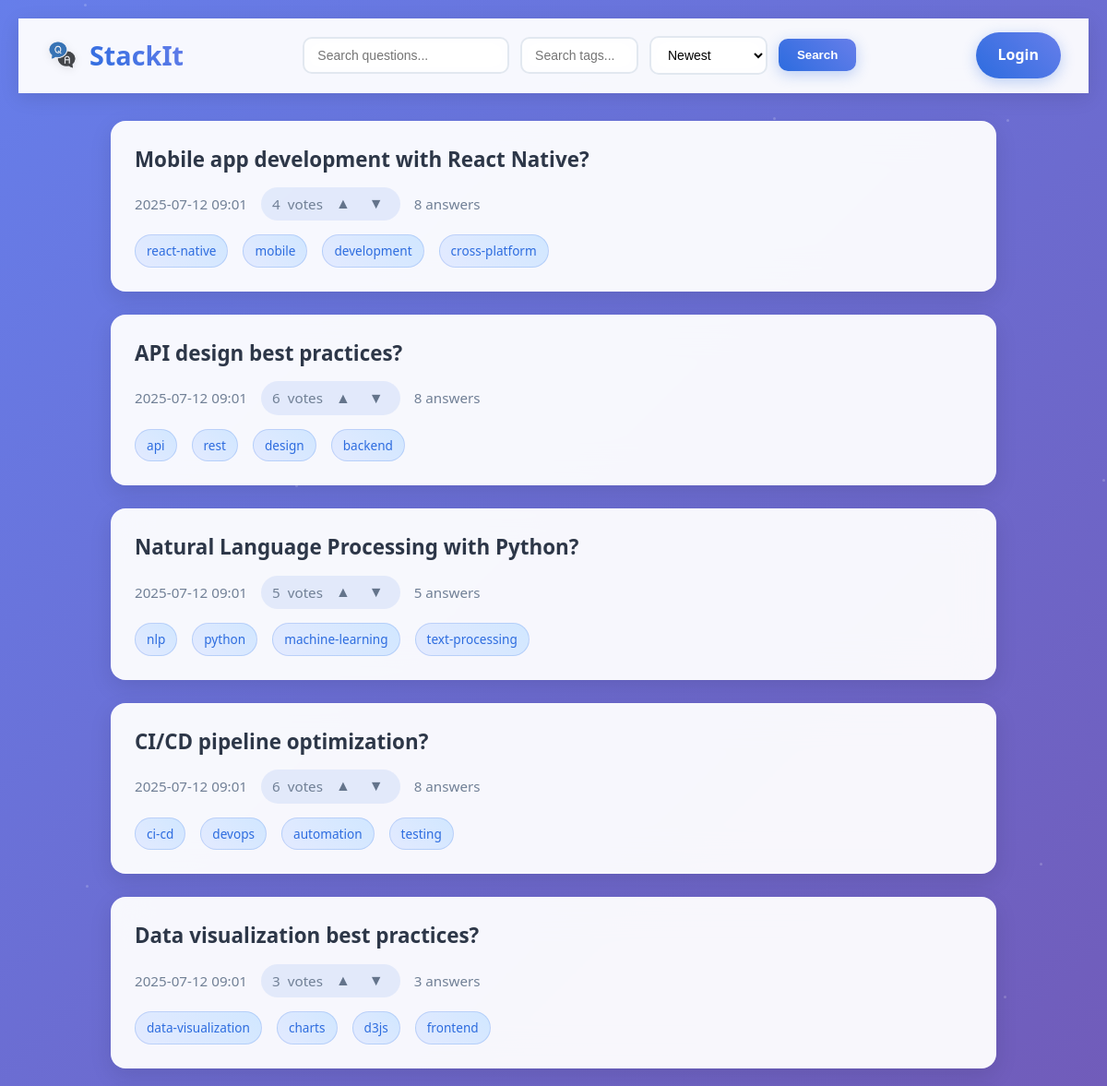
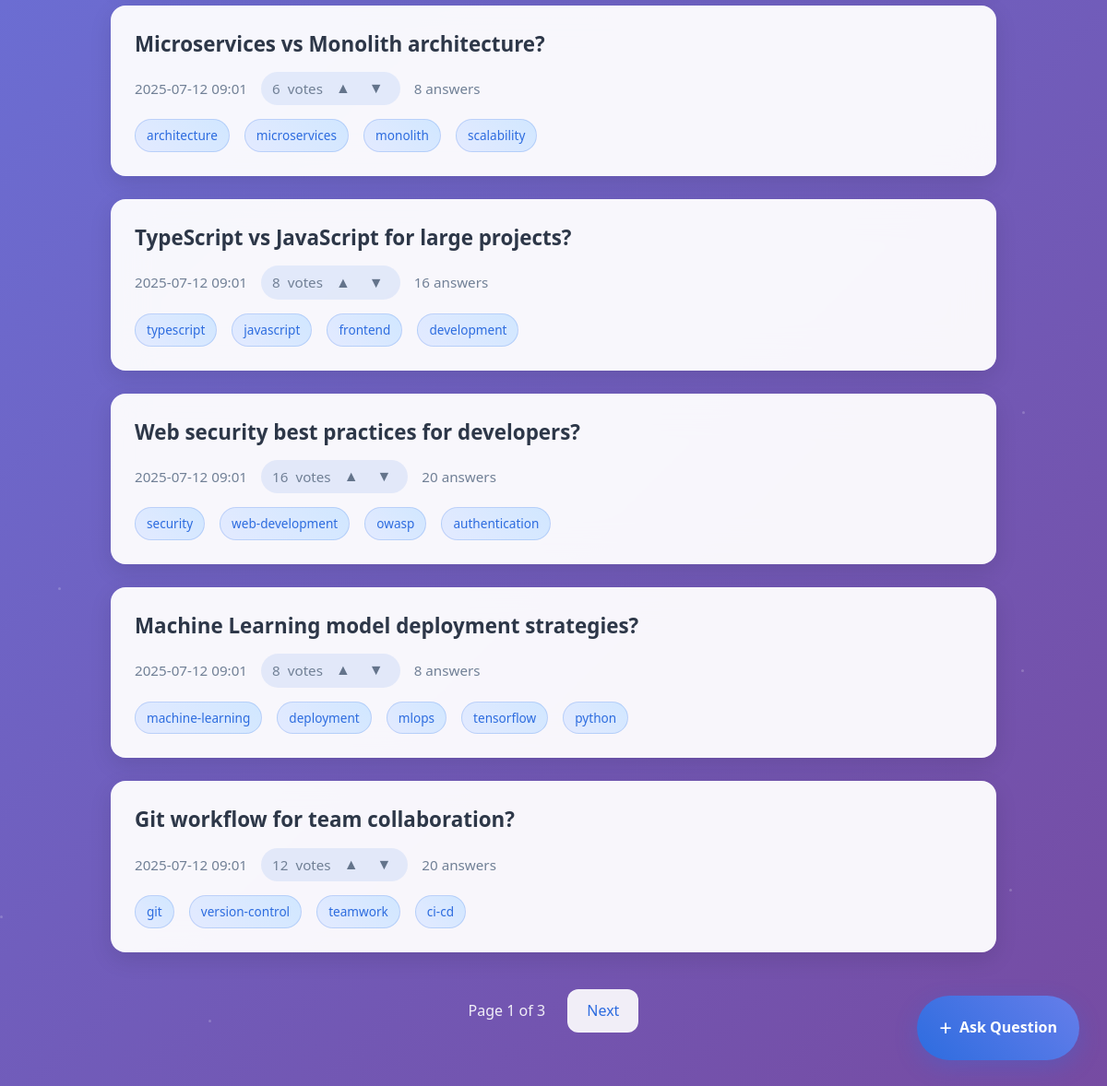
Before: / with the older database file (2 pictures, top to bottom).
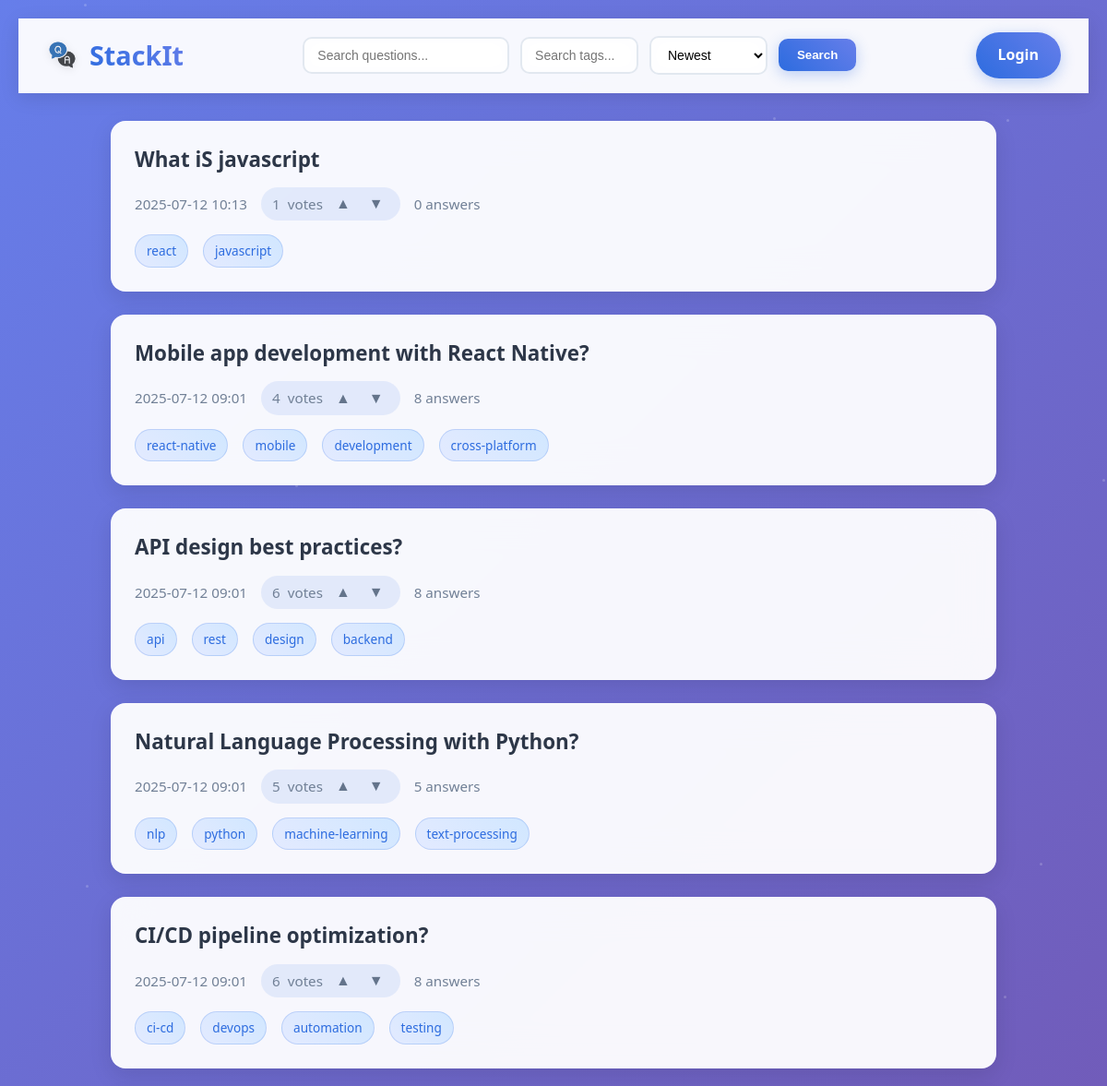
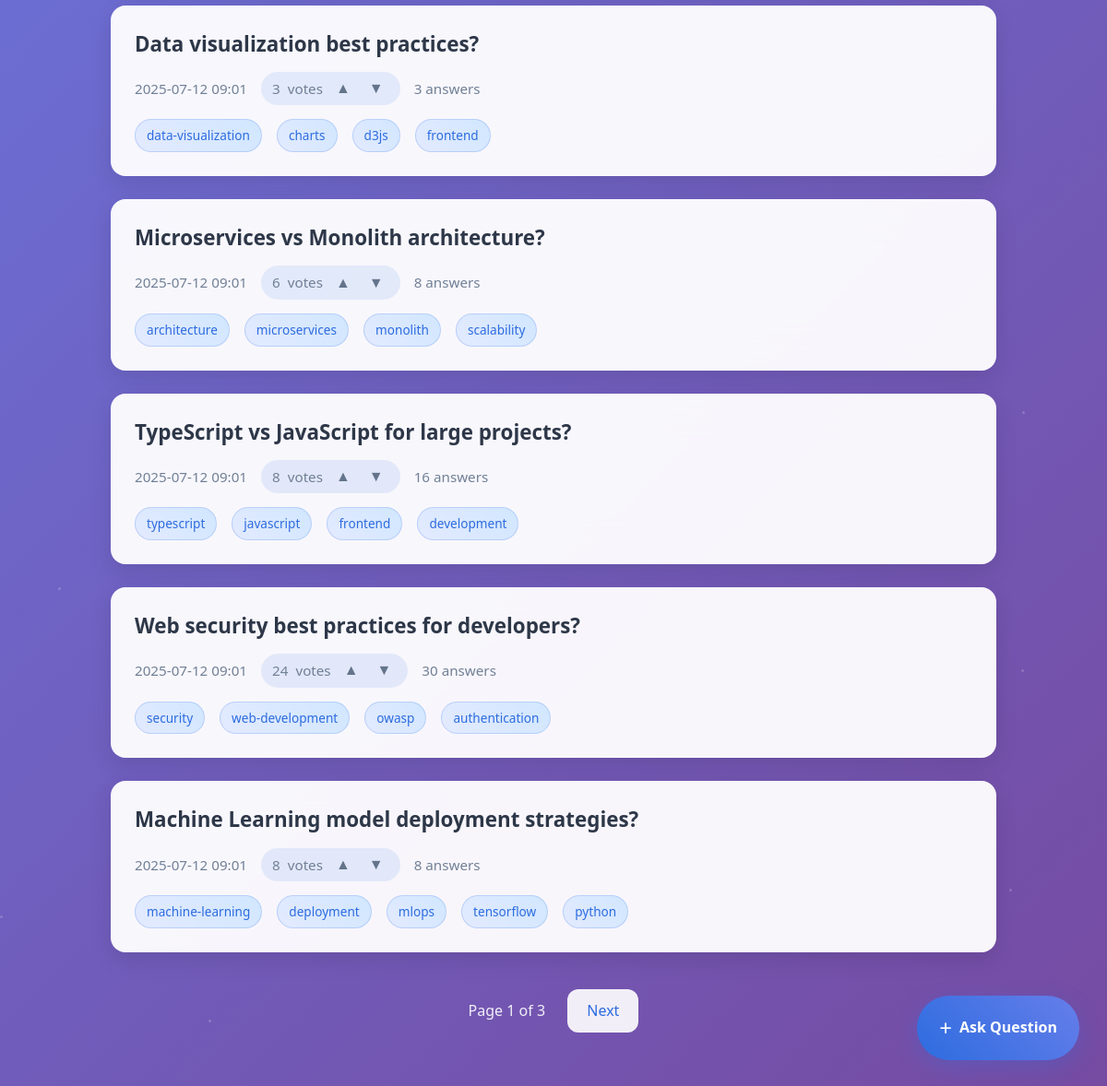
After: the same page with the newer database file (2 pictures, top to bottom).
### questions/models.py (models this page shows, shortened)
class Question(models.Model):
    title = models.CharField(max_length=200)
    description = models.TextField()  # Will store HTML from rich text editor
    author = models.ForeignKey(settings.AUTH_USER_MODEL, on_delete=models.CASCADE)
    created_at = models.DateTimeField(auto_now_add=True)
    tags = models.CharField(max_length=200)  # Comma-separated tags for simplicity

### accounts/views.py (the view, shortened to what this page needs)
# urls.py: path('', landing, name='landing'),
def landing(request):
    q = request.GET.get('q', '')
    tag = request.GET.get('tag', '')
    sort = request.GET.get('sort', 'new')
    questions = Question.objects.all()  # type: ignore
    if q:
        questions = questions.filter(title__icontains=q)
    if tag:
        questions = questions.filter(tags__icontains=tag)
    questions = questions.annotate(
        upvotes=Coalesce(Sum('vote__value', filter=Q(vote__vote_type='question', vote__value=1)), V(0)),
        downvotes=Coalesce(Sum('vote__value', filter=Q(vote__vote_type='question', vote__value=-1)), V(0)),
        answer_count=Coalesce(Count('answers'), V(0))
    )
    if sort == 'new':
        questions = questions.order_by('-created_at')
    elif sort == 'old':
        questions = questions.order_by('created_at')
    elif sort == 'upvotes':
        questions = questions.order_by('-upvotes')
    elif sort == 'downvotes':
        questions = questions.order_by('upvotes')
    paginator = Paginator(questions, 10)
    page_number = request.GET.get('page')
    questions_page = paginator.get_page(page_number)
    for question in questions_page:
        question.net_votes = question.upvotes + question.downvotes
        print(f"Question {question.id}: upvotes={question.upvotes}, downvotes={question.downvotes}, net_votes={question.net_votes}")
    for q in questions_page:
        q.tags_list = [t.strip() for t in q.tags.split(',') if t.strip()]
    querystring = ''
    for key in ['q', 'tag', 'sort']:
        value = request.GET.get(key)
        if value:
            querystring += f'&{key}={value}'
    user_votes = {}
    return render(request, 'landing.html', {
        'username': request.user.username if request.user.is_authenticated else None,
        'questions': questions_page,
        'querystring': querystring,
        'user_votes': user_votes,
    })

### templates/landing.html (shortened to what this page needs)
{% load static %}
{% load dict_get %}
<!DOCTYPE html>
<html>
<head>
    <link rel="stylesheet" href="{% static 'css/styles.css' %}">
</head>
<body>
    <div class="particles" id="particles"></div>
    <div class="landing-container">
        <div class="top-bar" id="top-bar">
        <div class="logo">
            <img src="{% static 'images/logo.png' %}" alt="StackIt Logo" height="40">
            <span class="site-name">StackIt</span>
        </div>
        <form class="search-form" method="get" action="{% url 'landing' %}">
            <input type="text" name="q" placeholder="Search questions..." value="{{ request.GET.q }}">
            <input type="text" name="tag" placeholder="Search tags..." value="{{ request.GET.tag }}">
            <select name="sort">
                <option value="new" {% if request.GET.sort == "new" %}selected{% endif %}>Newest</option>
            </select>
            <button type="submit">Search</button>
        </form>
        <div class="user-actions">
            {% if username %}
                <span class="user-welcome">Welcome, {{ username }}!</span>
                <a href="{% url 'logout' %}" class="login-btn">Logout</a>
            {% else %}
                <a href="{% url 'login' %}" class="login-btn">Login</a>
            {% endif %}
        </div>
    </div>
        <div class="questions-list" id="questions-list">
        {% for question in questions %}
                <div class="question-card card-loading" data-index="{{ forloop.counter0 }}">
                <a href="{% url 'question_detail' question.id %}">
                    <h3>{{ question.title }}</h3>
                </a>
                <div class="meta">
                        <span>{{ question.created_at|date:"Y-m-d H:i" }}</span>
                    <span class="vote-group" id="q-vote-group-{{ question.id }}">
                            <span id="q-votes-{{ question.id }}">{{ question.net_votes|default:"0" }}</span>
                        <span>votes</span>
                        {% if username %}
                            <button class="vote-btn {% if user_votes|dict_get:question.id == 1 %}voted-up{% endif %}" onclick="vote('question', {{ question.id }}, 1)">▲</button>
                            <button class="vote-btn {% if user_votes|dict_get:question.id == -1 %}voted-down{% endif %}" onclick="vote('question', {{ question.id }}, -1)">▼</button>
                        {% else %}
                            <button class="vote-btn" onclick="window.location='{% url 'login' %}'">▲</button>
                            <button class="vote-btn" onclick="window.location='{% url 'login' %}'">▼</button>
                        {% endif %}
                    </span>
                    <span>{{ question.answer_count|default:0 }} answers</span>
                </div>
                <div class="tags">
                    {% for tag in question.tags_list %}
                        <span class="tag">{{ tag }}</span>
                    {% endfor %}
                </div>
            </div>
        {% empty %}
                <div class="empty-state">
            <p>No questions found.</p>
                </div>
        {% endfor %}
    </div>
        <div class="pagination" id="pagination">
        <span>Page {{ questions.number }} of {{ questions.paginator.num_pages }}</span>
        {% if questions.has_next %}
            <a href="?page={{ questions.next_page_number }}{{ querystring }}">Next</a>
        {% endif %}
    </div>
    </div>
    {% if username %}
        <a href="{% url 'ask_question' %}" class="ask-question-btn" id="ask-btn">
            Ask Question
        </a>
    {% else %}
        <a href="{% url 'login' %}" class="ask-question-btn" id="ask-btn">
            Ask Question
        </a>
    {% endif %}
</body>
</html>

### static/css/styles.css (style rules this page uses)
:root { --primary-color: #2d6cdf; --primary-dark: #1a4a8a; --text-color: #2c3e50; --background-color: #f8fafc; --card-background: #ffffff; --border-radius: 12px; --shadow: 0 4px 6px -1px rgba(0, 0, 0, 0.1), 0 2px 4px -1px rgba(0, 0, 0, 0.06); --transition: all 0.3s ease; }
body { background: var(--background-color); font-family: 'Inter', system-ui, -apple-system, sans-serif; color: var(--text-color); line-height: 1.6; margin: 0; padding: 20px; }
.tag { display: inline-block; background: #e3eaff; color: var(--primary-color); border-radius: 20px; padding: 4px 12px; margin-right: 8px; font-size: 0.9rem; font-weight: 500; transition: var(--transition); }
.vote-group { display: inline-flex; align-items: center; gap: 8px; background: #f1f5f9; padding: 8px 12px; border-radius: 20px; font-weight: 500; }
.vote-btn { background: none !important; border: none !important; color: #64748b !important; font-size: 1.2em; cursor: pointer; margin: 0 2px; padding: 2px 4px !important; border-radius: 3px; transition: var(--transition); }
button[type="submit"] { background: var(--primary-color); color: white; border: none; padding: 12px 24px; border-radius: var(--border-radius); font-weight: 500; cursor: pointer; transition: var(--transition); }

Changed rows visible on the page:
no longer on this page (row unchanged): Question: title "Git workflow for team collaboration?", created_at "2025-07-12 09:01", net_votes "12", answer_count "20", tags_list "git" "version-control" "teamwork" "ci-cd"
added Question: title "What iS javascript", created_at "2025-07-12 10:13", net_votes "1", answer_count "0", tags_list "react" "javascript"
computed for Question "Web security best practices for developers?": net_votes "16" → "24"; answer_count "20" → "30"
